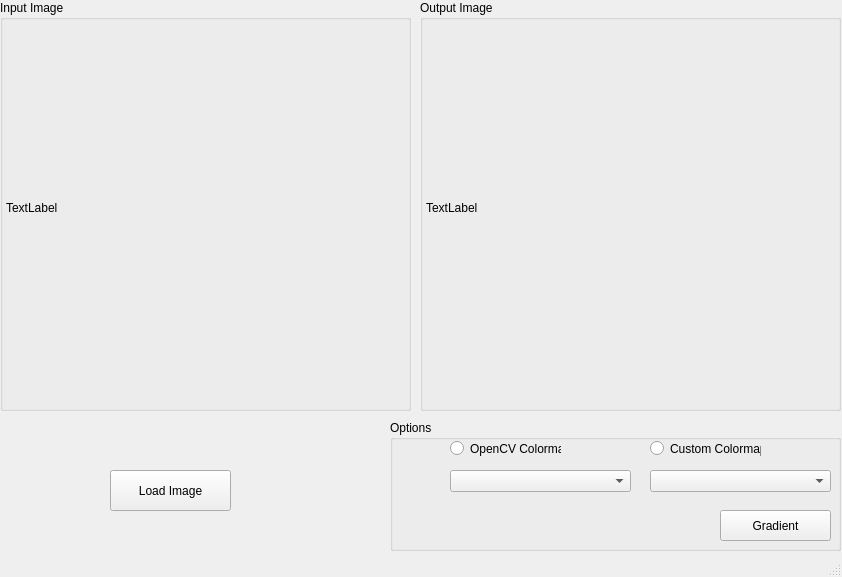
<?xml version="1.0" encoding="UTF-8"?>
<ui version="4.0">
 <class>MainWindow</class>
 <widget class="QMainWindow" name="MainWindow">
  <property name="geometry">
   <rect>
    <x>0</x>
    <y>0</y>
    <width>842</width>
    <height>577</height>
   </rect>
  </property>
  <property name="windowTitle">
   <string>Gradient Image</string>
  </property>
  <widget class="QWidget" name="centralwidget">
   <widget class="QPushButton" name="pushButton">
    <property name="geometry">
     <rect>
      <x>110</x>
      <y>470</y>
      <width>121</width>
      <height>41</height>
     </rect>
    </property>
    <property name="text">
     <string>Load Image</string>
    </property>
   </widget>
   <widget class="QGroupBox" name="groupBox">
    <property name="geometry">
     <rect>
      <x>0</x>
      <y>0</y>
      <width>411</width>
      <height>411</height>
     </rect>
    </property>
    <property name="title">
     <string>Input Image</string>
    </property>
    <widget class="QLabel" name="label">
     <property name="geometry">
      <rect>
       <x>6</x>
       <y>12</y>
       <width>401</width>
       <height>391</height>
      </rect>
     </property>
     <property name="text">
      <string>TextLabel</string>
     </property>
     <property name="scaledContents">
      <bool>false</bool>
     </property>
    </widget>
   </widget>
   <widget class="QGroupBox" name="groupBox_2">
    <property name="geometry">
     <rect>
      <x>420</x>
      <y>0</y>
      <width>421</width>
      <height>411</height>
     </rect>
    </property>
    <property name="title">
     <string>Output Image</string>
    </property>
    <widget class="QLabel" name="label_2">
     <property name="geometry">
      <rect>
       <x>6</x>
       <y>12</y>
       <width>411</width>
       <height>391</height>
      </rect>
     </property>
     <property name="text">
      <string>TextLabel</string>
     </property>
    </widget>
   </widget>
   <widget class="QGroupBox" name="groupBox_3">
    <property name="geometry">
     <rect>
      <x>390</x>
      <y>420</y>
      <width>451</width>
      <height>131</height>
     </rect>
    </property>
    <property name="title">
     <string>Options</string>
    </property>
    <widget class="QRadioButton" name="radioButton">
     <property name="geometry">
      <rect>
       <x>60</x>
       <y>20</y>
       <width>111</width>
       <height>17</height>
      </rect>
     </property>
     <property name="text">
      <string>OpenCV Colormap</string>
     </property>
    </widget>
    <widget class="QRadioButton" name="radioButton_2">
     <property name="geometry">
      <rect>
       <x>260</x>
       <y>20</y>
       <width>111</width>
       <height>17</height>
      </rect>
     </property>
     <property name="text">
      <string>Custom Colormap</string>
     </property>
    </widget>
    <widget class="QComboBox" name="comboBox">
     <property name="geometry">
      <rect>
       <x>60</x>
       <y>50</y>
       <width>181</width>
       <height>22</height>
      </rect>
     </property>
     <property name="currentIndex">
      <number>-1</number>
     </property>
     <item>
      <property name="text">
       <string>JET</string>
      </property>
     </item>
     <item>
      <property name="text">
       <string>HSV</string>
      </property>
     </item>
     <item>
      <property name="text">
       <string>COOL</string>
      </property>
     </item>
     <item>
      <property name="text">
       <string>RAINBOW</string>
      </property>
     </item>
    </widget>
    <widget class="QComboBox" name="comboBox_2">
     <property name="geometry">
      <rect>
       <x>260</x>
       <y>50</y>
       <width>181</width>
       <height>22</height>
      </rect>
     </property>
     <property name="currentIndex">
      <number>-1</number>
     </property>
     <item>
      <property name="text">
       <string>SingleChannel</string>
      </property>
     </item>
     <item>
      <property name="text">
       <string>MultiChannel</string>
      </property>
     </item>
    </widget>
    <widget class="QPushButton" name="pushButton_2">
     <property name="geometry">
      <rect>
       <x>330</x>
       <y>90</y>
       <width>111</width>
       <height>31</height>
      </rect>
     </property>
     <property name="text">
      <string>Gradient</string>
     </property>
    </widget>
   </widget>
  </widget>
  <widget class="QStatusBar" name="statusbar"/>
 </widget>
 <resources/>
 <connections/>
</ui>
